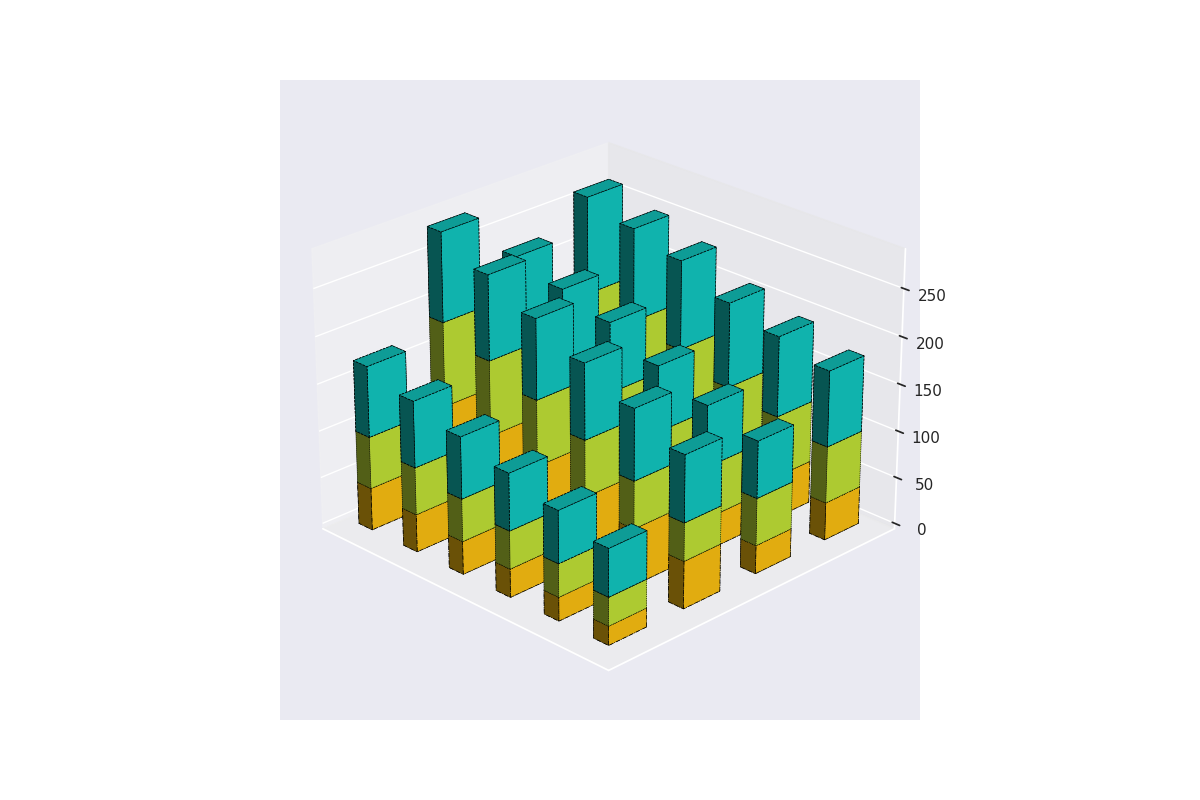

This figure's Python source:
import matplotlib.pyplot as plt
import numpy as np

years = np.array([2020, 2021, 2022, 2023, 2024, 2025])
regions = ['North America', 'Europe', 'Asia', 'South America']

solar = np.array([
    [40, 45, 50, 60, 65, 70],
    [30, 35, 40, 50, 55, 60],
    [50, 60, 70, 80, 90, 100],
    [20, 25, 30, 35, 40, 45]
])

wind = np.array([
    [60, 65, 70, 80, 85, 90],
    [50, 55, 65, 75, 80, 85],
    [40, 50, 60, 70, 80, 90],
    [30, 35, 40, 45, 50, 55]
])

hydro = np.array([
    [80, 85, 90, 95, 100, 105],
    [60, 65, 70, 75, 80, 85],
    [70, 75, 80, 85, 90, 95],
    [50, 55, 60, 65, 70, 75]
])

fig = plt.figure(figsize=(12, 8))
ax = fig.add_subplot(111, projection='3d')

bar_width = 0.3
bar_depth = 0.5
colors = ['#FFC312', '#C4E538', '#12CBC4']

for i, region in enumerate(regions):
    x_positions = np.arange(len(years))
    ax.bar3d(x_positions, i, np.zeros_like(years), bar_width, bar_depth, solar[i], color=colors[0], edgecolor='black', linewidth=0.5, linestyle='-.')
    ax.bar3d(x_positions, i, solar[i], bar_width, bar_depth, wind[i], color=colors[1], edgecolor='black', linewidth=0.5, linestyle=':')
    ax.bar3d(x_positions, i, solar[i] + wind[i], bar_width, bar_depth, hydro[i], color=colors[2], edgecolor='black', linewidth=0.5, linestyle='--')

# Remove axis labels and title
ax.set_xlabel('')
ax.set_ylabel('')
ax.set_zlabel('')

# Remove tick labels on both axes
ax.set_xticks([])
ax.set_yticks([])

# Remove chart title
ax.set_title('')

ax.grid(True, which='both', linestyle='--', linewidth=0.5, alpha=0.7)
ax.spines['top'].set_linestyle('dotted')
ax.spines['top'].set_linewidth(0.8)

ax.view_init(elev=25, azim=135)

# Remove legend
# ax.legend(['Solar', 'Wind', 'Hydro'], loc='best', fontsize=9, title='Energy Types', title_fontsize='11')

plt.subplots_adjust(left=0.1, right=0.9, top=0.9, bottom=0.1)

plt.show()
